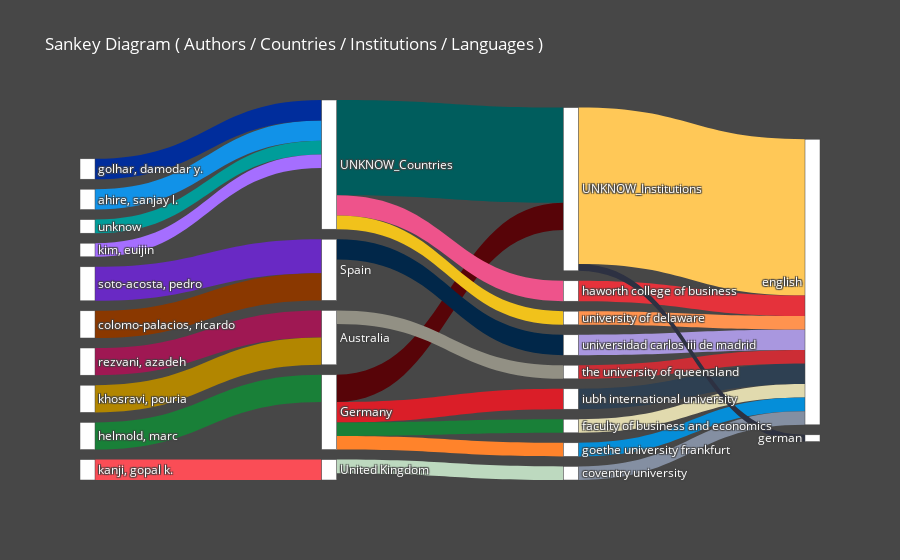

The code cell stored with this chart in its notebook:
### Code cell
# Sankey Diagram (An interactive plot)
# Arguments: view  = 'notebook', 'browser' ('notebook' -> To plot in your prefered Notebook App. 'browser' -> To plot in your prefered browser window);
#            entry = a list of any length of the following keys -> 'aut', 'cout', 'inst', 'jou', 'kwa', 'kwp', 'lan';
#            topn  = Total number entities
bibfile.sankey_diagram(view = 'notebook', entry = ['aut', 'cout', 'inst', 'lan'], topn = 10)

# PS: The white bars can be dragged

### Figure 1 — Plotly figure (JSON) as saved in the notebook; plotly's stock layout.template omitted (floating-point values rounded to 4 significant figures; data arrays with more than 128 entries replaced by an {"elided": "..."} marker saying what was removed)
{"data": [{"arrangement": "freeform", "link": {"color": {"elided": "1109 str values"}, "source": [0, 2, 4, 3, 1, 8, 5, 6, 13, 30, 1770, 1058, 1770, 1116, 1058, 1770, 1058, 1058, 1102, 1079, 1771, 1637, 1441, 1297, 1196, 1662, 1656, 1382, 1187, 1771], "target": [1116, 1079, 1058, 1079, 1116, 1770, 1102, 1770, 1770, 1770, 1771, 1771, 1441, 1637, 1297, 1662, 1382, 1196, 1187, 1656, 1766, 1766, 1766, 1766, 1766, 1766, 1766, 1766, 1766, 1767], "value": [5, 4, 4, 4, 4, 3, 3, 3, 2, 2, 14, 4, 3, 3, 3, 2, 2, 2, 2, 2, 23, 3, 3, 3, 2, 2, 2, 2, 2, 1]}, "node": {"color": "white", "label": {"elided": "1773 str values"}, "pad": 10, "thickness": 15}, "type": "sankey"}], "layout": {"font": {"color": "white", "size": 12}, "hovermode": "closest", "paper_bgcolor": "#474747", "title": {"text": "Sankey Diagram ( Authors / Countries / Institutions / Languages )"}}}
